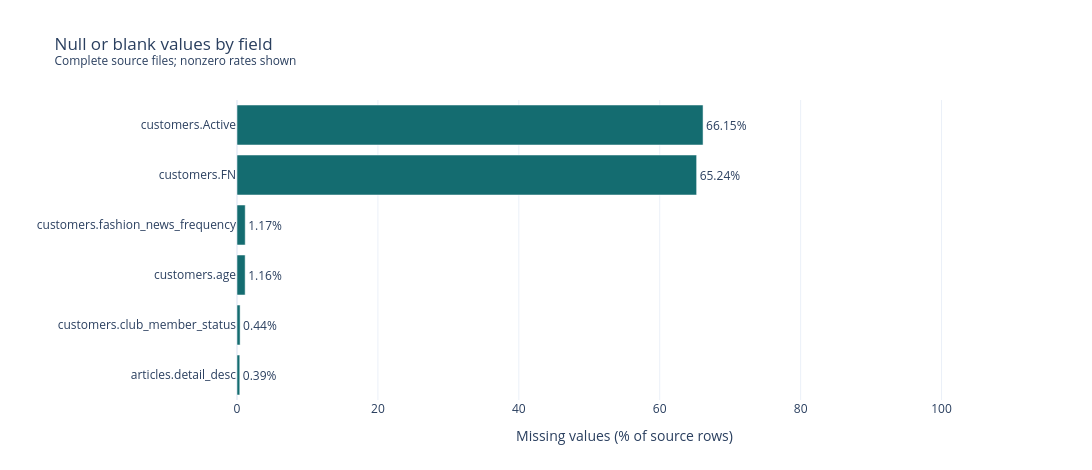

Source (notebook cell):
### Markdown cell above
### 5.7. Missingness by Field

The chart displays fields with nonzero missingness, ordered by rate.
Zero-missingness fields remain available in the complete results table.

Labels identify the source table and column. Rates cover the complete
source files under the null-or-blank policy defined above.

### Code cell
plot_data = (
    completeness_summary.loc[
        completeness_summary["missing_rows"].gt(0)
    ]
    .sort_values(
        ["missing_pct", "dataset", "column"],
        ascending=[False, True, True],
    )
    .copy()
)

plot_data["field"] = (
    plot_data["dataset"] + "." + plot_data["column"]
)

if plot_data.empty:
    print("No null or blank values detected under the current policy.")

else:
    fig = px.bar(
        plot_data,
        x="missing_pct",
        y="field",
        orientation="h",
        text="missing_pct",
        custom_data=["missing_rows", "rows_examined"],
        color_discrete_sequence=["#146C70"],
        template="plotly_white",
        labels={
            "missing_pct": "Missing values (% of source rows)",
            "field": "",
        },
        title=(
            "Null or blank values by field"
            "<br><sup>Complete source files; nonzero rates shown</sup>"
        ),
    )

    fig.update_traces(
        texttemplate="%{x:.2f}%",
        textposition="outside",
        cliponaxis=False,
        hovertemplate=(
            "<b>%{y}</b><br>"
            "Missing rows: %{customdata[0]:,.0f}<br>"
            "Rows examined: %{customdata[1]:,.0f}<br>"
            "Missing rate: %{x:.3f}%"
            "<extra></extra>"
        ),
    )

    fig.update_xaxes(
        range=[0, 110],
        tickvals=list(range(0, 101, 20)),
        ticksuffix="%",
    )

    fig.update_yaxes(
        categoryorder="array",
        categoryarray=plot_data["field"].tolist(),
        autorange="reversed",
        automargin=True,
    )

    fig.update_layout(
        width=1100,
        height=max(420, 50 * len(plot_data) + 170),
        margin=dict(l=40, r=80, t=100, b=70),
        showlegend=False,
    )

    fig.show(
        renderer="plotly_mimetype+png",
        config={"displaylogo": False},
    )

### Figure 1 — Plotly figure (JSON) as saved in the notebook; plotly's stock layout.template omitted (floating-point values rounded to 4 significant figures)
{"data": [{"cliponaxis": false, "customdata": [[907576, 1371980], [895050, 1371980], [16009, 1371980], [15861, 1371980], [6062, 1371980], [416, 105542]], "hovertemplate": "<b>%{y}</b><br>Missing rows: %{customdata[0]:,.0f}<br>Rows examined: %{customdata[1]:,.0f}<br>Missing rate: %{x:.3f}%<extra></extra>", "legendgroup": "", "marker": {"color": "#146C70", "pattern": {"shape": ""}}, "name": "", "orientation": "h", "showlegend": false, "text": [66.15, 65.24, 1.167, 1.156, 0.4418, 0.3942], "textposition": "outside", "texttemplate": "%{x:.2f}%", "type": "bar", "x": [66.15, 65.24, 1.167, 1.156, 0.4418, 0.3942], "xaxis": "x", "y": ["customers.Active", "customers.FN", "customers.fashion_news_frequency", "customers.age", "customers.club_member_status", "articles.detail_desc"], "yaxis": "y"}], "layout": {"barmode": "relative", "height": 470, "legend": {"tracegroupgap": 0}, "margin": {"b": 70, "l": 40, "r": 80, "t": 100}, "showlegend": false, "title": {"text": "Null or blank values by field<br><sup>Complete source files; nonzero rates shown</sup>"}, "width": 1100, "xaxis": {"anchor": "y", "domain": [0, 1], "range": [0, 110], "ticksuffix": "%", "tickvals": [0, 20, 40, 60, 80, 100], "title": {"text": "Missing values (% of source rows)"}}, "yaxis": {"anchor": "x", "automargin": true, "autorange": "reversed", "categoryarray": ["customers.Active", "customers.FN", "customers.fashion_news_frequency", "customers.age", "customers.club_member_status", "articles.detail_desc"], "categoryorder": "array", "domain": [0, 1], "title": {"text": ""}}}}
